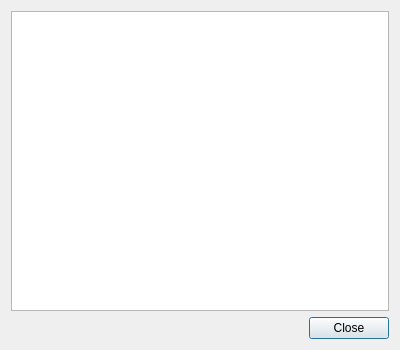
<?xml version="1.0" encoding="UTF-8"?>
<ui version="4.0">
 <class>CheckDetailsDialog</class>
 <widget class="QDialog" name="CheckDetailsDialog">
  <property name="minimumSize">
   <size>
    <width>400</width>
    <height>350</height>
   </size>
  </property>
  <property name="windowTitle">
   <string>Детали чека</string>
  </property>
  <layout class="QVBoxLayout" name="mainLayout">
   <item>
    <widget class="QTextEdit" name="textEdit">
     <property name="readOnly">
      <bool>true</bool>
     </property>
    </widget>
   </item>
   <item>
    <widget class="QDialogButtonBox" name="buttonBox">
     <property name="standardButtons">
      <set>QDialogButtonBox::Close</set>
     </property>
    </widget>
   </item>
  </layout>
 </widget>
 <resources/>
 <connections/>
</ui>
